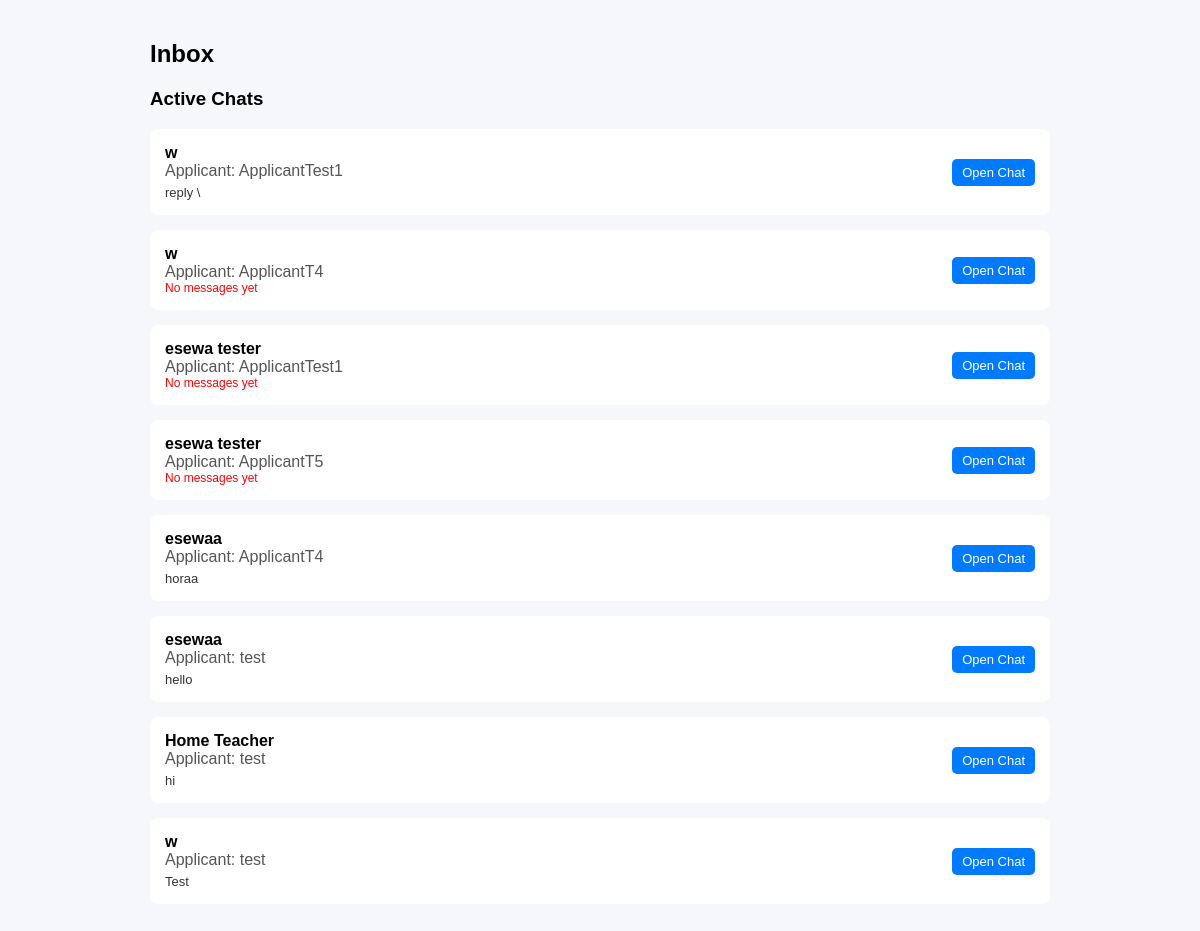
Page /chat/inbox/ (signed in) on the earlier database version.
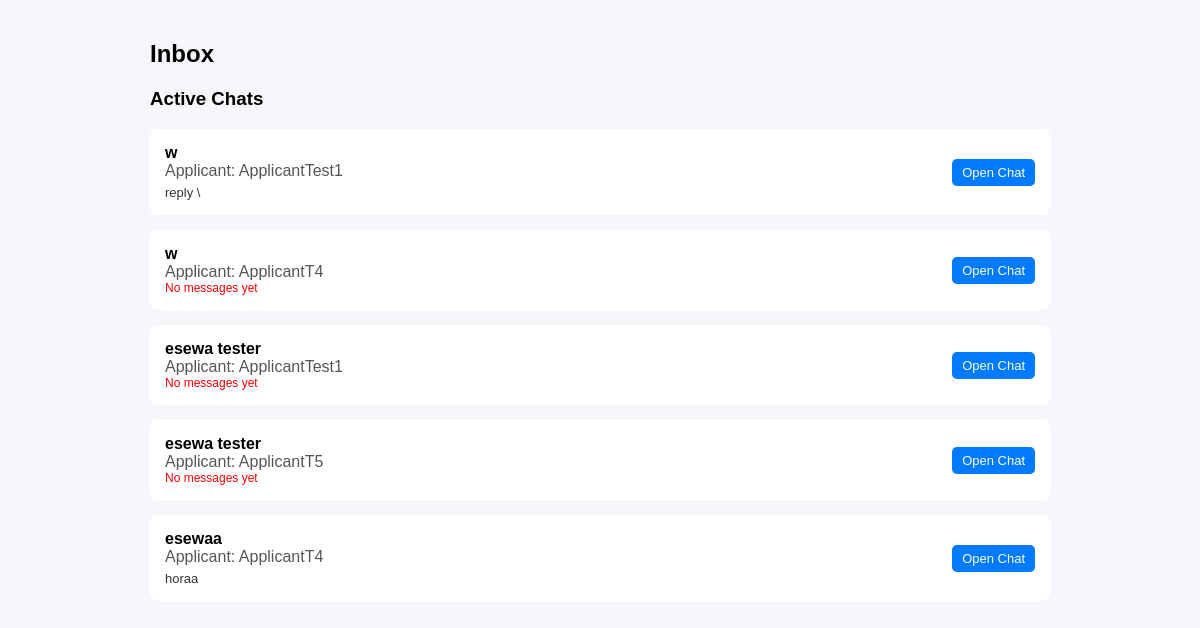
Same page on the later database version.
### chat/models.py (models this page shows, shortened)
class ChatRoom(models.Model):
    recruiter = models.ForeignKey(User, on_delete=models.CASCADE, related_name='recruiter_chats')
    applicant = models.ForeignKey(User, on_delete=models.CASCADE, related_name='applicant_chats')
    job = models.ForeignKey(Job, on_delete=models.CASCADE)
    created_at = models.DateTimeField(auto_now_add=True)

class Message(models.Model):
    chatroom = models.ForeignKey(ChatRoom, on_delete=models.CASCADE, related_name='messages')
    sender = models.ForeignKey(User, on_delete=models.CASCADE)
    content = models.TextField()
    timestamp = models.DateTimeField(auto_now_add=True)
    is_read = models.BooleanField(default=False)

### Job_Post/models.py (models this page shows, shortened)
class Job(models.Model):
    JOB_TYPE_CHOICES = [
        ('Part Time', 'Part Time'),
        ('Full Time', 'Full Time'),
        ('Flexible', 'Flexible'),
    ]
    recruiter = models.ForeignKey(
        User,
        on_delete=models.CASCADE,
        related_name='jobs'
    )
    title = models.CharField(max_length=200)
    tags = models.CharField(max_length=200)
    location = models.CharField(max_length=255, default="Unknown")
    job_type = models.CharField(
        max_length=50,
        choices=JOB_TYPE_CHOICES,
        default='Full Time'
    )
    min_salary = models.IntegerField(null=True, blank=True)
    max_salary = models.IntegerField(null=True, blank=True)
    negotiable = models.BooleanField(default=False)
    description = models.TextField()
    responsibilities = models.TextField()
    image = models.ImageField(
        upload_to='job_images/',
        null=True,
        blank=True
    )
    is_active = models.BooleanField(default=False)
    created_at = models.DateTimeField(auto_now_add=True)
    deadline = models.DateTimeField(null=True, blank=True)

### chat/views.py (the view)
# urls.py: path('inbox/', views.inbox, name='inbox'),
@login_required
def inbox(request):
    user = request.user
    role = user.profile.role
    if role == "RECRUITER":
        chatrooms = ChatRoom.objects.filter(recruiter=user).select_related('applicant', 'job')
    else:
        chatrooms = ChatRoom.objects.filter(applicant=user).select_related('recruiter', 'job')
    chatrooms = chatrooms.annotate(
        unread_count=Count(
            'messages',
            filter=Q(messages__is_read=False) & ~Q(messages__sender=user)
        )
    ).annotate(
        unread_priority=Case(
            When(unread_count__gt=0, then=0),
            default=1,
            output_field=IntegerField()
        )
    ).order_by('unread_priority', '-created_at')
    context = {
        'chatrooms': chatrooms,
        'role': role,
        'unread_count': get_unread_count(user)
    }
    if role == "APPLICANT":
        applications = JobApplication.objects.filter(applicant=user.profile)
        pending_apps = [app for app in applications if not chatrooms.filter(job=app.job).exists()]
        context['pending_apps'] = pending_apps
    return render(request, 'chat/inbox.html', context)

### accounts/context_processors.py (called while the page is built)
def notification_count(request):
    if request.user.is_authenticated:
        count = Notification.objects.filter(
            user=request.user,
            is_read=False
        ).count()
        return {'notification_count': count}
    return {}

### chat/context_processors.py (called while the page is built)
def unread_messages(request):
    if request.user.is_authenticated:
        unread_count = Message.objects.filter(
            chatroom__in=ChatRoom.objects.filter(
                Q(recruiter=request.user) | Q(applicant=request.user)
            ),
            is_read=False
        ).exclude(sender=request.user).count()
        return {'unread_count': unread_count}
    return {'unread_count': 0}

### chat/views.py (called while the page is built)
def get_unread_count(user):
    return Message.objects.filter(
        chatroom__in=ChatRoom.objects.filter(
            Q(recruiter=user) | Q(applicant=user)
        ),
        is_read=False
    ).exclude(sender=user).count()

### templates/chat/inbox.html (shortened to what this page needs)
<!DOCTYPE html>
<html>
<head>
</head>
<body>
<div class="container">
    <h2>Inbox</h2>
    <h3>Active Chats</h3>
    {% for room in chatrooms %}
        <div class="card" id="room-{{ room.id }}">
            <div class="left">
                <span class="job-title">{{ room.job.title }}</span>
                {% if role == "RECRUITER" %}
                    <span class="person">Applicant: {{ room.applicant.username }}</span>
                {% else %}
                    <span class="person">Recruiter: {{ room.recruiter.username }}</span>
                {% endif %}
                {% with last_message=room.messages.last %}
                    {% if last_message %}
                        <span class="latest-message" id="last-msg-{{ room.id }}">
                            {{ last_message.content|truncatechars:50 }}
                        </span>
                    {% else %}
                        <span class="no-message">No messages yet</span>
                    {% endif %}
                {% endwith %}
            </div>
            <div>
                <a href="{% url 'chat_room' room.id %}" class="btn">Open Chat</a>
            </div>
        </div>
    {% empty %}
        <p>No active chats.</p>
    {% endfor %}
</div>
</body>
</html>

### templates/chat/inbox.html (style rules this page uses)
body { font-family: Arial; background: #f5f7fa; }
.container { width: 90%; max-width: 900px; margin: 40px auto; }
.card { background: white; padding: 15px; margin-bottom: 15px; border-radius: 8px; display: flex; justify-content: space-between; align-items: center; }
.left { display: flex; flex-direction: column; }
.job-title { font-weight: bold; }
.person { color: #555; }
.latest-message { font-size: 13px; color: #333; margin-top: 5px; }
.btn { padding: 6px 10px; border-radius: 5px; text-decoration: none; font-size: 13px; background: #007bff; color: white; }
.no-message { color: red; font-size: 12px; }

Differences in the rows shown:
removed ChatRoom: job "esewaa", applicant.username "test", messages.last.content "hello"
removed ChatRoom: job "Home Teacher", applicant.username "test", messages.last.content "hi"
removed ChatRoom: job "w", applicant.username "test", messages.last.content "Test"
